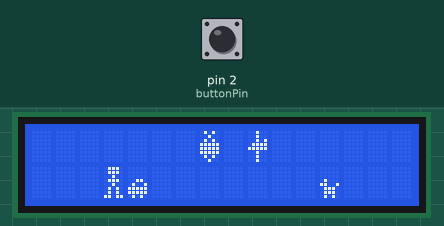
Simulated run of this sketch. Board: Arduino Uno, built with avr-gcc and run on an emulated ATmega328P. Shown: 16×2 character LCD. The test bench sets the inputs (shaded band); at power-on: pin 2 (buttonPin) LOW. Random numbers use the default seed unless the sketch sets one.

Above: at 2.3 s.
2.4 s: pin 2 (buttonPin) pulled HIGH for 1.15 s
At 3.0 s:
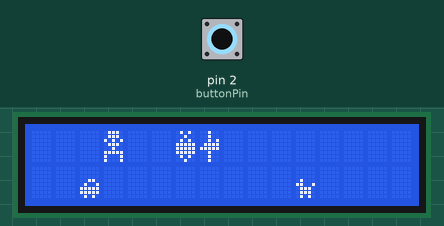
5.0 s: pin 2 (buttonPin) pulled HIGH for 3.2 s
At 8.6 s:
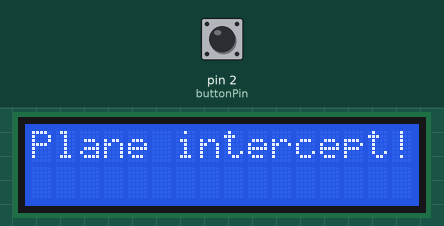
9.7 s: pin 2 (buttonPin) pulled HIGH for 3.2 s
At 13.0 s:
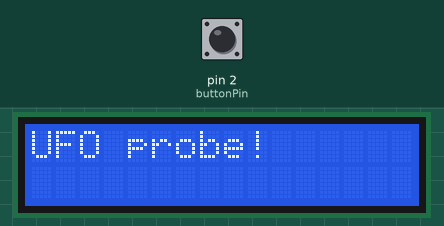
15.9 s: pin 2 (buttonPin) pulled HIGH for 3.2 s
At 16.3 s:
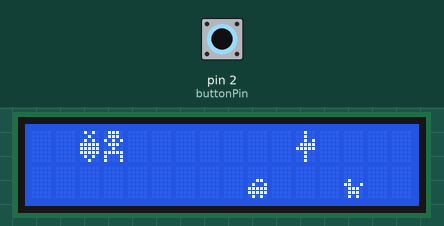
23.1 s: pin 2 (buttonPin) pulled HIGH for 1.15 s
At 29.3 s:
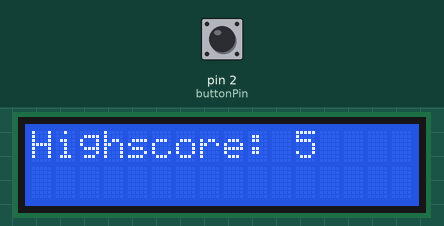
31.6 s: pin 2 (buttonPin) driven HIGH
At 32.1 s:
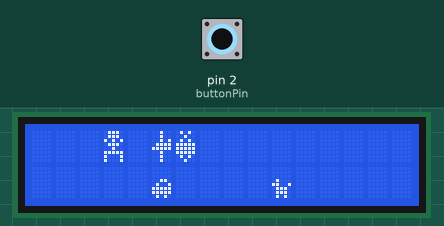

The sketch:

Levitate.ino
```cpp
/**
Levitate
by Neil Ó Briain

Hold the button to levitate and don't get caught. Good luck!
**/

#include <Wire.h>
#include <LiquidCrystal_I2C.h>

LiquidCrystal_I2C lcd(0x27,16,2);  // set the LCD address to 0x27 for a 16 chars and 2 line display

const int buttonPin = 2;  // the number of the pushbutton pin

// custom characters
byte playerStand[] = { B01110, B01110, B00100, B01110, B00100, B01010, B01010, B11011 };
byte playerJump[] = { B01110, B01110, B10101, B01110, B00100, B11111, B10001, B10001 };
byte dog[] = { B00000, B00000, B00000, B01000, B11001, B01110, B01110, B01010 };
byte plane[] = { B00100, B00100, B00101, B01111, B11111, B00100, B00100, B00100 };
byte car[] = { B00000, B00000, B00000, B00110, B01001, B11111, B11111, B01010 };
byte ufo[] = { B01010, B00100, B01010, B11111, B11111, B11111, B01010, B00100 };

int buttonState = 0;  // variable for reading the pushbutton status

// initial positions for enemies
byte dogX = 15;
byte planeX = 15;
byte carX = 10;
byte ufoX = 10;

int score = 0;

void setup()
{

  // Sets up the LCD and custom characters
  lcd.init();
  lcd.backlight();
  lcd.setCursor(0,0);
  lcd.createChar(0, playerStand);
  lcd.createChar(1, playerJump);
  lcd.createChar(2, dog);
  lcd.createChar(3, plane);
  lcd.createChar(4, car);
  lcd.createChar(5, ufo);
  lcd.clear();

  lcd.print("Don't get caught!");
  delay(1000);

  // initialize the pushbutton pin as an input:
  pinMode(buttonPin, INPUT);

}

void loop()
{
  // read the state of the pushbutton value:
  buttonState = digitalRead(buttonPin);

  // Button makes the player jump
  if (buttonState == HIGH){
    lcd.setCursor(3, 0);
    lcd.write(byte(1));
  } else {
    lcd.setCursor(3, 1);
    lcd.write(byte(0));
  }

  // Dog runs and resets
  if (dogX > 0){
    dogX--;
  } else{
    dogX = 15;
    score++; // adds 1 to score for each dog that regenerates
  }

  // Plane flys and resets
  if (planeX > 1){
    planeX -= 2;
  } else{
    planeX = 15;
    score++;
  }

  // Car drives and resets
  if (carX > 1){
    carX -= 2;
  } else{ // resetting new car position
    carX = (byte) random(8, 14);  //randomly reset car position
    if (carX == planeX) { //if same as plane, add 1 to car
      carX++;
    }
    if (carX %2 == 0) { // if even, add 1 to car (so colision with player is possible)
      carX++;
    }
    score++;
  }

  // UFO flys and resets
  if (ufoX > 0){
    ufoX--;
  } else{ // resetting new car position
    ufoX = (byte) random(7, 14);  //randomly reset ufo position
    if (ufoX == dogX) { //if same as dog, add 1 to ufo
      ufoX++;
    }
    score++;
  }

  // draw enemies
  lcd.setCursor(planeX, 0);
  lcd.write(byte(3)); // plane
  lcd.setCursor(ufoX, 0);
  lcd.write(byte(5)); // ufo
  lcd.setCursor(dogX, 1);
  lcd.write(byte(2)); // dog
  lcd.setCursor(carX, 1);
  lcd.write(byte(4)); // car

  // check if dog bites player
  if (dogX == 3 && buttonState == LOW){
    gameOver('D', score);
    score = 0; // reset score for next round
  }

  // check if ufo probes player
  if (ufoX == 3 && buttonState == HIGH){
    gameOver('U', score);
    score = 0;
  }

  // check if plane hits player
  if (planeX == 3 && buttonState == HIGH){
    gameOver('P', score);
    score = 0;
  }

  // check if car hits player
  if (carX == 3 && buttonState == LOW){
    gameOver('C', score);
    score = 0;
  }

  delay(500);
  lcd.clear();

}

void gameOver(char enemy, int score){
  // tell user what enemy got it
  lcd.clear();
  switch (enemy){
    case 'C':
    lcd.print("Caught by car!");
    break;
    case 'D':
    lcd.print("Bit by dog!");
    break;
    case 'P':
    lcd.print("Plane intercept!");
    break;
    case 'U':
    lcd.print("UFO probe!");
    break;
    default:
    lcd.print("Error");
    break;
  }
  delay(1000);

  // print score and highscore
  lcd.clear();
  lcd.print("Score: ");
  lcd.print(score);
  delay(1000);
  lcd.clear();
  lcd.print("Highscore: ");
  lcd.print(getHighscore(score));
  delay(1000);
}

int getHighscore(int score){
  static int highscore = 0;
  // update highscore if current score is larger
  if (score > highscore){
    highscore = score;
  }
  return highscore;
}
```

Measured:
- what the display in image 1 shows lasts 0.5 s, from 2.7 s to 3.2 s
- what the display in image 5 shows lasts 1.5 s, from 28.2 s to 29.7 s
